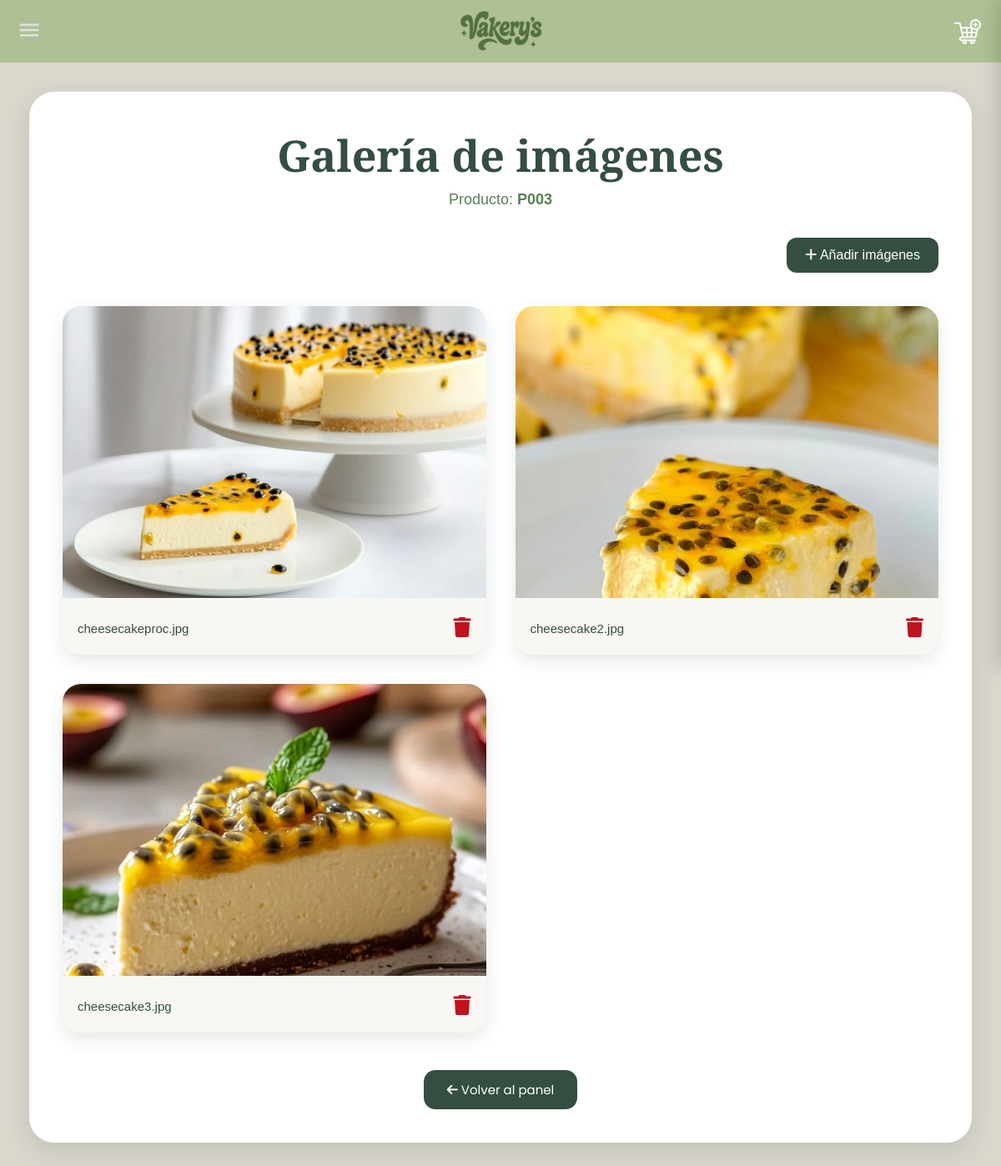
The app's page /Productos/verimagenes.php?codigo=P003, older data.
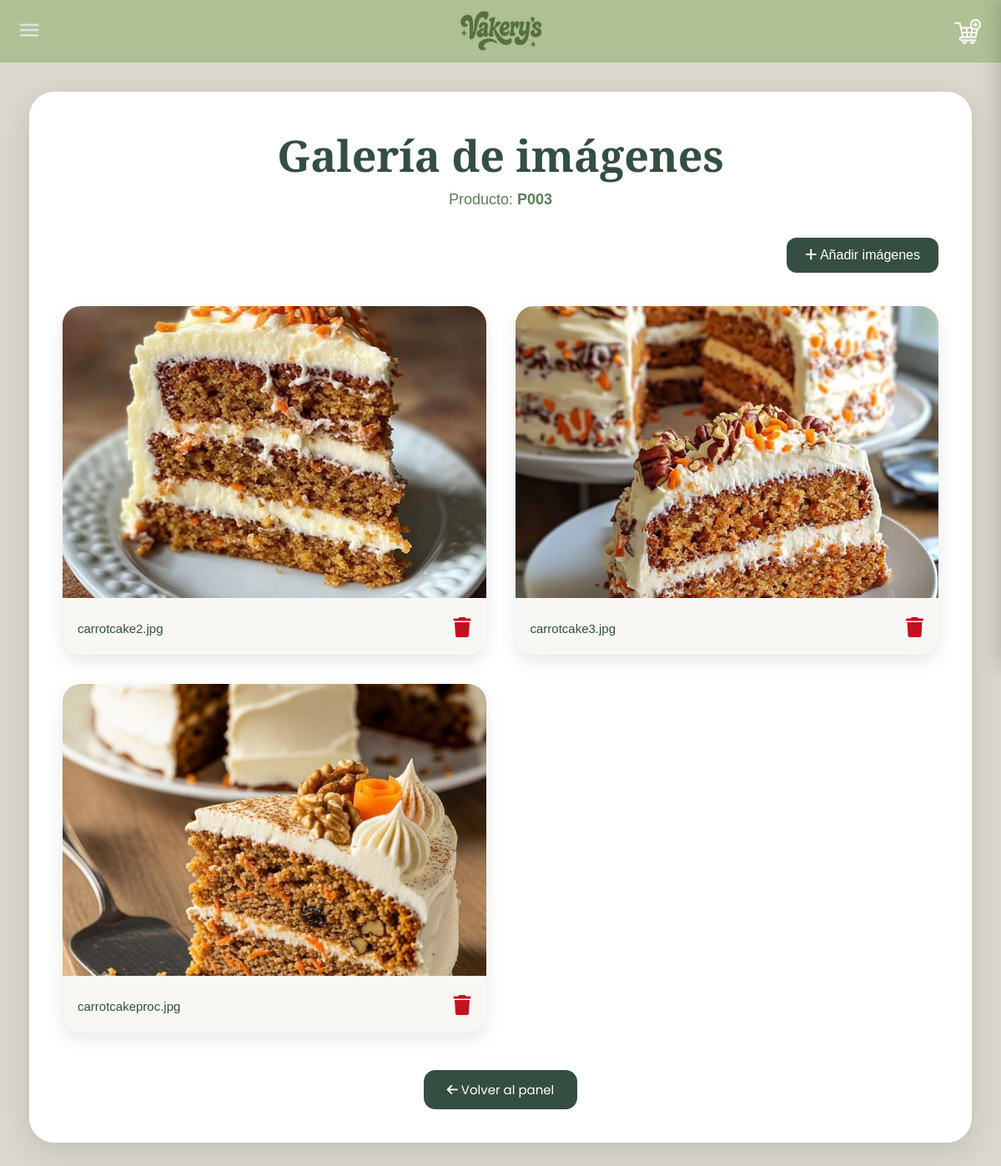
The same page, newer data.
### tables this page shows
CREATE TABLE IF NOT EXISTS `imagenes` (
  `idImagen` INT NOT NULL AUTO_INCREMENT,
  `CodigoProducto` VARCHAR(45) NOT NULL,
  `Imagen` VARCHAR(255) NOT NULL,
  PRIMARY KEY (`idImagen`),
  INDEX `fk_imagenes_productos_idx` (`CodigoProducto`),
  CONSTRAINT `fk_imagenes_productos`
    FOREIGN KEY (`CodigoProducto`)
    REFERENCES `productos` (`Codigo`)
    ON DELETE CASCADE
    ON UPDATE CASCADE
);

### Productos/verimagenes.php (the view, shortened to what this page needs)
<?php
$servidor = "localhost";
$usuario = "root";
$contrasena = "";
$bd = "vakerysss";
$conn = new mysqli($servidor, $usuario, $contrasena, $bd);
$conn->set_charset("utf8");
$CodigoProducto = $_GET["codigo"] ?? '';
$stmt = $conn->prepare(
    "SELECT * FROM imagenes WHERE CodigoProducto = ?"
);
$stmt->bind_param("s", $CodigoProducto);
$stmt->execute();
$resultado = $stmt->get_result();
?>
<!DOCTYPE html>
<html lang="es">
<head>
<link rel="stylesheet" href="https://cdnjs.cloudflare.com/ajax/libs/font-awesome/6.7.2/css/all.min.css">
</head>
<body>
<div class="contenedor">
<h1>Galería de imágenes</h1>
<p class="subtitulo">
Producto: <strong><?php echo htmlspecialchars($CodigoProducto, ENT_QUOTES, 'UTF-8'); ?></strong></p>
<div class="barra">
<a class="agregar" href="añadirimagen.php?codigo=<?php echo urlencode($CodigoProducto); ?>">    <i class="fa-solid fa-plus"></i> Añadir imágenes
</a>
</div>
<div class="galeria">
<?php
if($resultado->num_rows > 0){
    while($fila = $resultado->fetch_assoc()){
        echo "<div class='card'>";
       echo "<img src='imagenes/".$fila["Imagen"]."'>";
        echo "<div class='info'>";
        echo "<span class='nombre'>".basename($fila["Imagen"])."</span>";
        echo "<a class='eliminar' href='#' onclick=\"confirmarEliminar(".$fila["idImagen"].",'".$CodigoProducto."'); return false;\">
                <i class='fa-solid fa-trash'></i>
              </a>";
        echo "</div>";
        echo "</div>";
    }
}else{
    echo "<div class='sin'>
            <i class='fa-regular fa-image' style='font-size:70px;margin-bottom:15px;'></i><br>
            Este producto aún no tiene imágenes registradas.
          </div>";
}
?>
</div>
<div class="volver">
<a href="leerproductos.php">
<button>
<i class="fa-solid fa-arrow-left"></i> Volver al panel
</button>
</a>
</div>
</div>
</body>
</html>

Row changes from the older to the newer data that the page shows:
no longer on this page (row edited): imagenes: Imagen (picture), Imagen "cheesecakeproc.jpg"
changed imagenes: Imagen: a different picture; Imagen "cheesecake2.jpg" → "carrotcake2.jpg"
changed imagenes: Imagen: a different picture; Imagen "cheesecake3.jpg" → "carrotcake3.jpg"
now on this page (row edited): imagenes: Imagen (picture), Imagen "carrotcakeproc.jpg"
